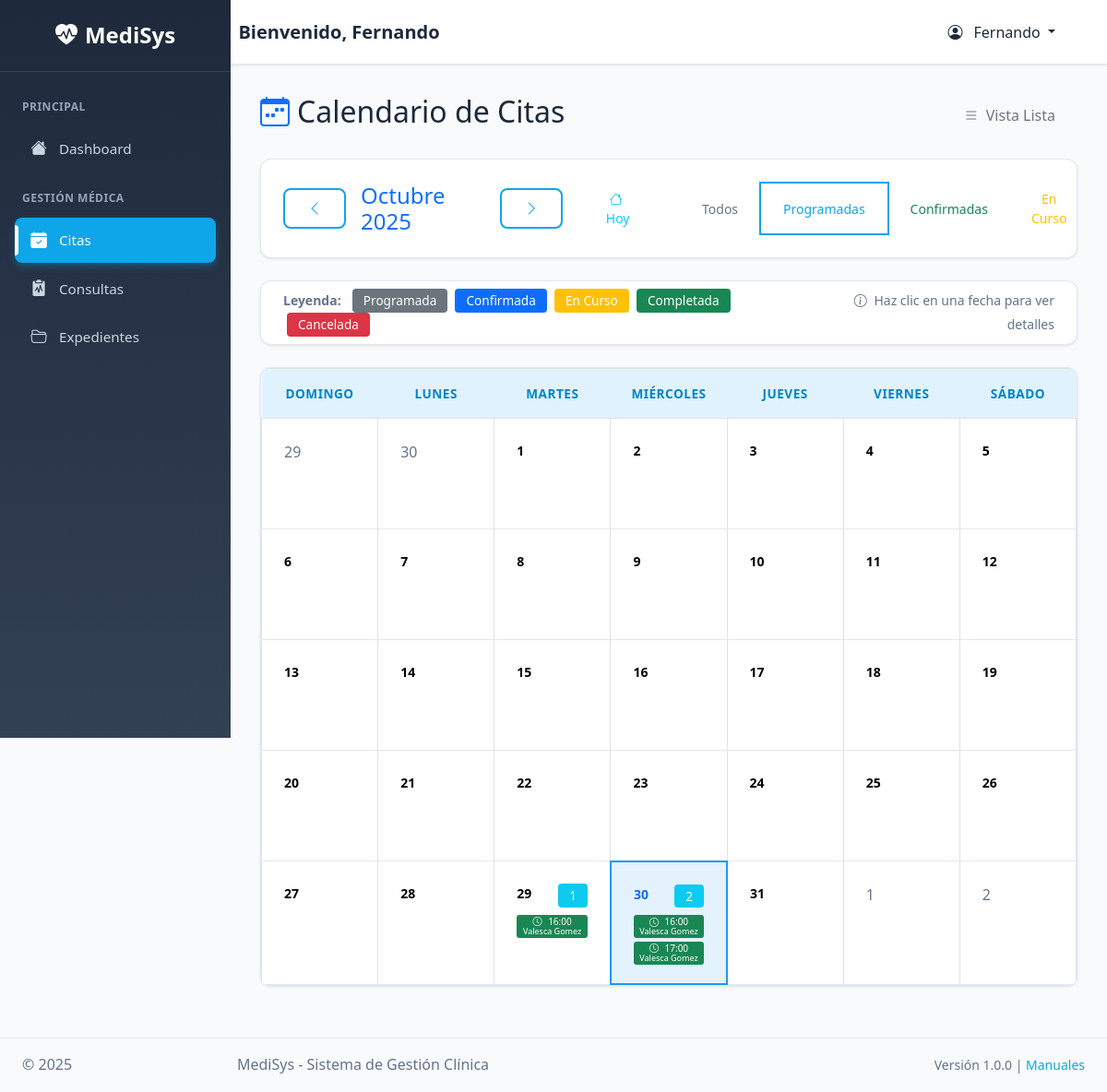
Screenshot of /citas/calendario (signed in) with the database file from the repository.
### tables this page shows
CREATE TABLE `citas` (
  `id` int(11) NOT NULL,
  `codigo_cita` varchar(20) DEFAULT NULL,
  `paciente_id` int(11) NOT NULL,
  `medico_id` int(11) NOT NULL,
  `usuario_registro_id` int(11) NOT NULL,
  `fecha_cita` date NOT NULL,
  `hora_cita` time NOT NULL,
  `motivo_consulta` varchar(255) NOT NULL,
  `notas` text DEFAULT NULL,
  `estado` enum('programada','confirmada','en_curso','completada','cancelada','no_asistio') DEFAULT 'programada',
  `costo` decimal(10,2) DEFAULT 0.00,
  `observaciones` text DEFAULT NULL,
  `created_at` datetime DEFAULT current_timestamp(),
  `updated_at` datetime DEFAULT current_timestamp() ON UPDATE current_timestamp()
);

### app/Vistas/citas/calendario.php (the view, shortened to what the rows shown need)
<div class="d-flex justify-content-between align-items-center mb-4">
    <h2><i class="bi bi-calendar-week text-primary me-2"></i>Calendario de Citas</h2>
</div>
<div class="card">
    <div class="card-body p-0">
        <div class="table-responsive">
            <table class="table table-bordered mb-0" id="calendario">
                <thead class="bg-light">
                    <tr>
                        <th class="text-center py-3" style="width: 14.28%;">Domingo</th>
                        <th class="text-center py-3" style="width: 14.28%;">Lunes</th>
                        <th class="text-center py-3" style="width: 14.28%;">Martes</th>
                        <th class="text-center py-3" style="width: 14.28%;">Miércoles</th>
                        <th class="text-center py-3" style="width: 14.28%;">Jueves</th>
                        <th class="text-center py-3" style="width: 14.28%;">Viernes</th>
                        <th class="text-center py-3" style="width: 14.28%;">Sábado</th>
                    </tr>
                </thead>
                <tbody>
                    <?php
                    $mesActual = (int)($mes ?? date('m'));
                    $anoActual = (int)($ano ?? date('Y'));
                    $diaHoy = (int)date('j');
                    $mesHoy = (int)date('m');
                    $anoHoy = (int)date('Y');
                    $primerDia = mktime(0, 0, 0, $mesActual, 1, $anoActual);
                    $ultimoDia = date('t', $primerDia);
                    $diaSemanaInicio = date('w', $primerDia);
                    $diaActual = 1 - $diaSemanaInicio;
                    $semanas = ceil(($ultimoDia + $diaSemanaInicio) / 7);
                    for ($semana = 0; $semana < $semanas; $semana++): ?>
                        <tr>
                            <?php for ($diaSemana = 0; $diaSemana < 7; $diaSemana++):
                                $diaActual++;
                                $esDiaValido = $diaActual >= 1 && $diaActual <= $ultimoDia;
                                $esHoy = $esDiaValido && $diaActual == $diaHoy && $mesActual == $mesHoy && $anoActual == $anoHoy;
                                $citasDelDia = [];
                                if ($esDiaValido && isset($citas_por_dia[$diaActual])) {
                                    $citasDelDia = $citas_por_dia[$diaActual];
                                }
                                ?>
                                <td class="calendario-dia <?= $esHoy ? 'hoy' : '' ?> <?= !$esDiaValido ? 'dia-inactivo' : '' ?>"
                                    style="height: 120px; vertical-align: top; position: relative;"
                                    data-dia="<?= $diaActual ?>"
                                    data-fecha="<?= $anoActual . '-' . str_pad($mesActual, 2, '0', STR_PAD_LEFT) . '-' . str_pad($diaActual, 2, '0', STR_PAD_LEFT) ?>">
                                    <?php if ($esDiaValido): ?>
                                        <div class="d-flex justify-content-between align-items-start p-2">
                                            <span class="dia-numero <?= $esHoy ? 'text-primary fw-bold' : '' ?>">
                                                <?= $diaActual ?>
                                            </span>
                                            <?php if (count($citasDelDia) > 0): ?>
                                                <span class="badge bg-info">
                                                    <?= count($citasDelDia) ?>
                                                </span>
                                            <?php endif; ?>
                                        </div>
                                        <div class="citas-container px-2">
                                            <?php foreach (array_slice($citasDelDia, 0, 3) as $cita): ?>
                                                <div class="cita-item mb-1"
                                                     data-estado="<?= $cita['estado'] ?>"
                                                     data-bs-toggle="tooltip"
                                                     title="<?= htmlspecialchars($cita['paciente_nombre']) ?> - Dr. <?= htmlspecialchars($cita['medico_nombre']) ?>"
                                                     style="cursor: pointer;"
                                                     onclick="verDetallesCita(<?= $cita['id'] ?>)">
                                                    <div class="cita-badge <?= getClaseEstado($cita['estado']) ?>"
                                                         style="font-size: 10px; padding: 1px 4px; border-radius: 3px;">
                                                        <i class="bi bi-clock me-1"></i>
                                                        <?= date('H:i', strtotime($cita['hora_cita'])) ?>
                                                        <small class="d-block" style="font-size: 9px;">
                                                            <?= Util::truncate($cita['paciente_nombre'], 15) ?>
                                                        </small>
                                                    </div>
                                                </div>
                                            <?php endforeach; ?>
                                        </div>
                                    <?php else: ?>
                                        <div class="p-2">
                                            <span class="text-muted">
                                                <?= $diaActual <= 0 ? date('j', mktime(0, 0, 0, $mesActual, $diaActual, $anoActual)) : date('j', mktime(0, 0, 0, $mesActual + 1, $diaActual - $ultimoDia, $anoActual)) ?>
                                            </span>
                                        </div>
                                    <?php endif; ?>
                                </td>
                            <?php endfor; ?>
                        </tr>
                    <?php endfor; ?>
                </tbody>
            </table>
        </div>
    </div>
</div>
<?php
function getClaseEstado($estado) {
    return match($estado) {
        'programada' => 'bg-secondary text-white',
        'confirmada' => 'bg-primary text-white',
        'en_curso' => 'bg-warning text-dark',
        'completada' => 'bg-success text-white',
        'cancelada' => 'bg-danger text-white',
        'no_asistio' => 'bg-dark text-white',
        default => 'bg-secondary text-white'
    };
}
?>

### rows the page displays
citas: hora_cita "16:00", paciente_nombre "Valesca Gomez"
citas: hora_cita "16:00", paciente_nombre "Valesca Gomez"
citas: hora_cita "17:00", paciente_nombre "Valesca Gomez"

### other values shown
$current_user['nombre'] "Fernando"
count($citasDelDia) "1"
count($citasDelDia) "2"
